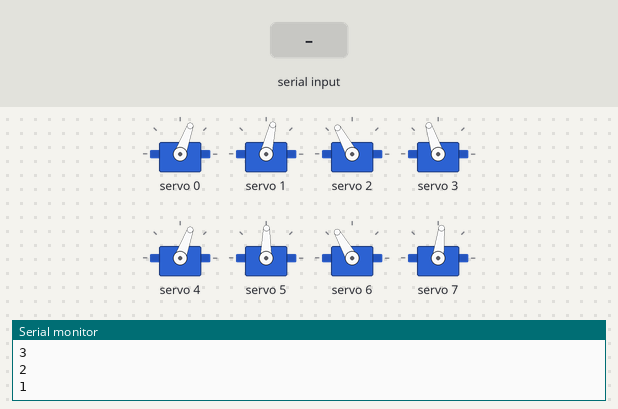
A sketch run on a simulated ESP32. On the bench: 8 × servo, the last lines printed to the serial monitor. The inputs (shaded band) are chosen by the test bench.

Above: at 12.2 s.
12.3 s: "2" received over Serial
At 13.24 s:
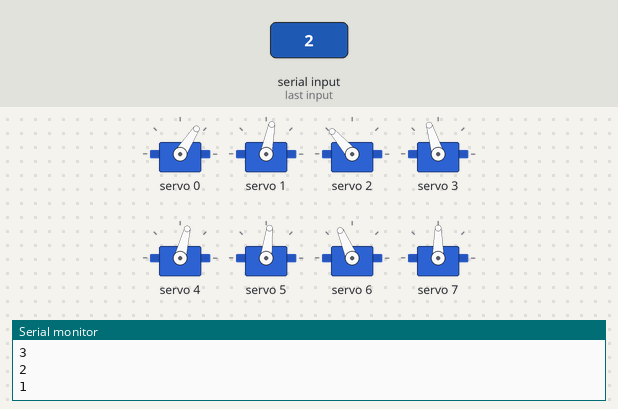
At 13.99 s:
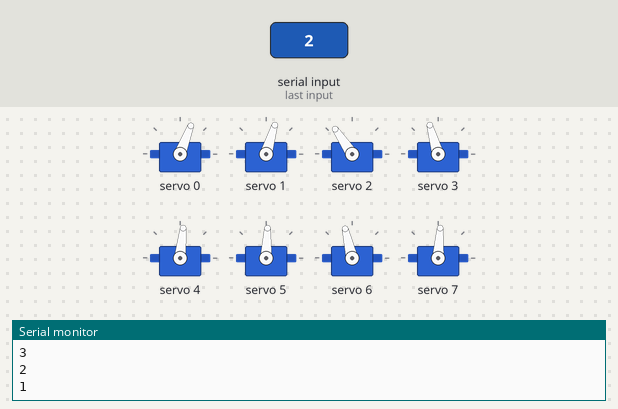
15.3 s: "1" received over Serial
18.3 s: "0" received over Serial
At 19.1 s:
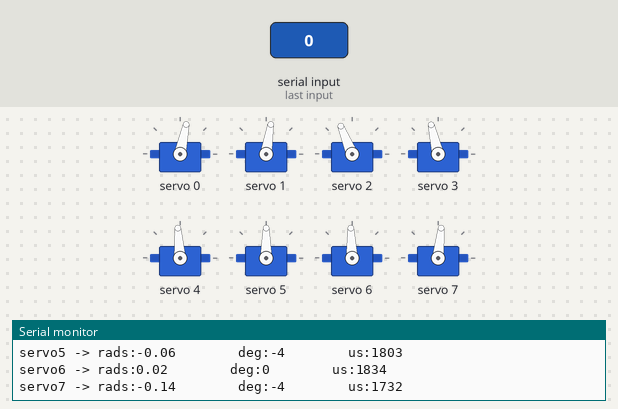
Timing chart, 0 to 21.3 s (numbered marks = the images above; inputs shaded):
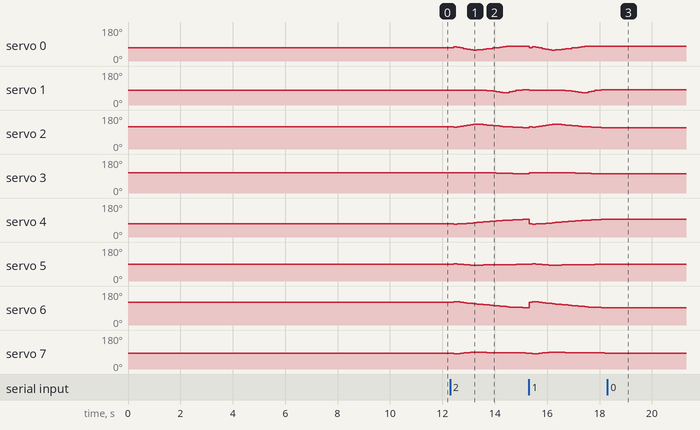

The sketch:

2D_SS_lift_46.ino
```cpp
// HOW TO:
// ------------------------------
// Serial input = 2 -> Steps through gait sequence once and stops at the end.
// Serial input = 1 -> Steps through gait sequence in a loop.
// Serial input = 0 -> Stops infinite loop at the node where it is at that moment

//Gait template
#include <Wire.h>
#include <Adafruit_PWMServoDriver.h>

Adafruit_PWMServoDriver pca9685 = Adafruit_PWMServoDriver();

#define SERVO_FREQ 300
#define SER0 0 //Hip 1
#define SER1 1 //Knee 1
#define SER2 2 //Hip 2
#define SER3 3 //Knee 2
#define SER4 4 //Hip 3
#define SER5 5 //Knee 3
#define SER6 6 //Hip 4
#define SER7 7 //Knee 4

// Insert servo angles here:
// For 3D gaits, these angles are obtained from linearisation.py
// For 2D gaits, these angles are obtained from 2D_trajectory_reader.py
float SS_servo0[] = {0.5703814 , 0.43664764, 0.5133834 , 0.59011915, 0.66685491, 0.74359066, 0.82032642, 0.8746577 , 0.85233143, 0.83000515, 0.79008631, 0.72141299, 0.66582874, 0.60914654, 0.54921742, 0.49036658, 0.44161721, 0.41302433, 0.39945841, 0.39617563, 0.40110653, 0.41342773, 0.4124395 , 0.39702305, 0.38924105, 0.38356665, 0.37761772, 0.36822278, 0.3587108 , 0.34919883, 0.33968685, 0.33017487, 0.31977248, 0.3056731 , 0.29157371, 0.27747433, 0.26336406, 0.251393  , 0.24445702, 0.24100157, 0.23494715, 0.22677573, 0.21720071, 0.20878302, 0.20216304, 0.19643261, 0.19398968, 0.19216669, 0.19860726, 0.19840356, 0.19819987, 0.1979343 , 0.19174473, 0.18555516, 0.18380046, 0.1862372 , 0.18674486, 0.18988462, 0.18999319, 0.187113  , 0.18820624, 0.1936934 , 0.20213017, 0.21499258, 0.22812898, 0.24126538, 0.25503077, 0.26899131, 0.28340827, 0.29979523, 0.31374638, 0.32695405, 0.33699289, 0.35220877, 0.37024269, 0.38830652, 0.40710644};
float SS_servo1[] = {0.24747556, 0.2655897 , 0.2551959 , 0.2448021 , 0.2344083 , 0.2240145 , 0.2136207 , 0.20959264, 0.22734519, 0.24509774, 0.27136678, 0.30206019, 0.31303061, 0.36084108, 0.43102857, 0.49791806, 0.53773229, 0.51113071, 0.4389788 , 0.34684858, 0.27714746, 0.20992138, 0.18147881, 0.17125622, 0.1518309 , 0.13023485, 0.10967868, 0.10339116, 0.09758821, 0.09178526, 0.08598231, 0.08017936, 0.07735124, 0.08687455, 0.09639786, 0.10592116, 0.11548397, 0.12195867, 0.11966998, 0.10994947, 0.10553367, 0.10508643, 0.10652059, 0.10659149, 0.10264344, 0.10359692, 0.10070188, 0.09662179, 0.0801544 , 0.07710314, 0.07405188, 0.07114666, 0.08222265, 0.09329865, 0.09796754, 0.09510805, 0.09719271, 0.09699201, 0.10203009, 0.11793866, 0.12623117, 0.12652589, 0.12206164, 0.11269189, 0.10687295, 0.10105402, 0.09989541, 0.09972303, 0.09853902, 0.100614  , 0.1101046 , 0.12453908, 0.14494531, 0.16396113, 0.1815443 , 0.19937464, 0.22328705};
float SS_servo2[] = {0.56291875, 0.43795801, 0.50965985, 0.58136169, 0.65306353, 0.72476537, 0.79646721, 0.84910227, 0.83649977, 0.82389726, 0.79715198, 0.74902447, 0.70442185, 0.66811215, 0.63376708, 0.59613072, 0.56304986, 0.53599317, 0.50881519, 0.48599901, 0.46420351, 0.44136159, 0.42409417, 0.40661336, 0.39009612, 0.3742557 , 0.35804535, 0.34821021, 0.33859158, 0.32897294, 0.3193543 , 0.30973567, 0.30018429, 0.29091217, 0.28164004, 0.27236792, 0.26307612, 0.25534036, 0.24688928, 0.23838439, 0.23125297, 0.22525391, 0.21965177, 0.20853287, 0.20190331, 0.1985069 , 0.19450939, 0.19060423, 0.17990133, 0.16277027, 0.14563921, 0.12845148, 0.10583913, 0.08322677, 0.06760294, 0.07126635, 0.088058  , 0.1112685 , 0.13802034, 0.1670396 , 0.19022032, 0.20423112, 0.21354945, 0.22380469, 0.2343482 , 0.24489171, 0.25697024, 0.26957275, 0.28330628, 0.30136074, 0.31976093, 0.33301059, 0.3429099 , 0.3579261 , 0.3757435 , 0.39358498, 0.41201884};
float SS_servo3[] = {0.26264174, 0.26499561, 0.26364497, 0.26229433, 0.2609437 , 0.25959306, 0.25824242, 0.25721604, 0.2572991 , 0.25738216, 0.25774377, 0.24454343, 0.23094295, 0.21311968, 0.19920584, 0.19599777, 0.1917381 , 0.1819968 , 0.17834397, 0.16974484, 0.1642428 , 0.16428376, 0.15671188, 0.15010536, 0.14877757, 0.14793357, 0.14825892, 0.14295453, 0.13745895, 0.13196336, 0.12646778, 0.1209722 , 0.1164879 , 0.1162024 , 0.1159169 , 0.11563139, 0.11540231, 0.1132207 , 0.11406287, 0.11475793, 0.11260541, 0.10776674, 0.10106869, 0.10681509, 0.10318778, 0.0993682 , 0.09969181, 0.10022428, 0.12976354, 0.18045138, 0.23113921, 0.28206912, 0.3561726 , 0.43027609, 0.48298442, 0.46062004, 0.38828484, 0.30364766, 0.21650428, 0.16082219, 0.12350008, 0.10627318, 0.10002279, 0.09603143, 0.09559967, 0.0951679 , 0.09751577, 0.10016206, 0.10046719, 0.09917203, 0.09946266, 0.11386713, 0.134554  , 0.15395061, 0.17196384, 0.19023649, 0.21489266};
float SS_servo4[] = { 0.57306518,  0.6345157 ,  0.5992557 ,  0.5639957 ,  0.5287357 ,  0.4934757 ,  0.4582157 ,  0.42406136,  0.39369006,  0.36331876,  0.33421659,  0.30315953,  0.26612223,  0.23008162,  0.19575901,  0.1643621 ,  0.13675323,  0.11174993,  0.08913479,  0.06758705,  0.05225158,  0.04041175,  0.02644958,  0.00754406, -0.01599784, -0.03644387, -0.05495694, -0.06815992, -0.08118257, -0.09420521, -0.10722786, -0.12025051, -0.13121297, -0.13362156, -0.13603016, -0.13843876, -0.14079563, -0.14586773, -0.15311225, -0.1629315 , -0.17094568, -0.17763156, -0.18342796, -0.18193898, -0.18613615, -0.1924997 , -0.20216922, -0.21192203, -0.21990197, -0.22219272, -0.22448347, -0.22671577, -0.22335226, -0.21998876, -0.21807859, -0.2180951 , -0.21328703, -0.20278617, -0.1849904 , -0.14644659, -0.10173614, -0.0523935 ,  0.00157889,  0.06289887,  0.1283266 ,  0.19375433,  0.26291674,  0.33283009,  0.40138448,  0.46433821,  0.52014863,  0.5660538 ,  0.59231919,  0.60004386,  0.60581474,  0.61140043,  0.61242918};
float SS_servo5[] = {-0.06376926, -0.13143124, -0.09260713, -0.05378303, -0.01495893,  0.02386518,  0.06268928,  0.0900003 ,  0.07791897,  0.06583763,  0.04457196,  0.017948  ,  0.0070897 ,  0.00348705,  0.00176002, -0.00351956, -0.01009823, -0.01654918, -0.02336707, -0.02916351, -0.04334709, -0.06199194, -0.07302298, -0.07377304, -0.05846346, -0.04798173, -0.04110064, -0.03845114, -0.03594533, -0.03343953, -0.03093372, -0.02842792, -0.02911063, -0.04303197, -0.05695331, -0.07087466, -0.08488675, -0.09219991, -0.09357308, -0.08994684, -0.09013021, -0.0934646 , -0.09966745, -0.11989147, -0.12888422, -0.1265785 , -0.11456253, -0.10234623, -0.08926612, -0.08802411, -0.08678209, -0.08564104, -0.09416568, -0.10269033, -0.10550785, -0.10331277, -0.11007119, -0.12539377, -0.156836  , -0.22690941, -0.3068747 , -0.38755296, -0.4704772 , -0.56072325, -0.64647032, -0.73221738, -0.80625889, -0.87597523, -0.92954751, -0.94616915, -0.93061635, -0.87604166, -0.74571011, -0.57866859, -0.43032213, -0.28447497, -0.20012836};
float SS_servo6[] = {0.58415083, 0.64866812, 0.61164843, 0.57462873, 0.53760904, 0.50058934, 0.46356965, 0.42745927, 0.39446015, 0.36146102, 0.33112799, 0.30358059, 0.27194213, 0.23770681, 0.20320516, 0.1693011 , 0.13697839, 0.10821371, 0.08598225, 0.06473339, 0.04454119, 0.02604545, 0.00967461, 0.00200676, 0.01824156, 0.0457173 , 0.07433575, 0.10544829, 0.13664553, 0.16784277, 0.19904   , 0.23023724, 0.26016179, 0.28480217, 0.30944255, 0.33408293, 0.3586534 , 0.37375934, 0.37920538, 0.37819662, 0.37097641, 0.36046662, 0.34774075, 0.32926964, 0.30639829, 0.30579856, 0.31238724, 0.3213788 , 0.333041  , 0.33601703, 0.33899305, 0.34194444, 0.34253716, 0.34312987, 0.34630261, 0.34900463, 0.34886259, 0.34659047, 0.34056323, 0.32828427, 0.31766844, 0.31504413, 0.31672506, 0.3217078 , 0.33131997, 0.34093213, 0.35652555, 0.37322497, 0.38686587, 0.4040922 , 0.4226028 , 0.44389133, 0.46306232, 0.48935604, 0.51856253, 0.54801465, 0.58351112};
float SS_servo7[] = {-0.0941159 , -0.16820074, -0.12569123, -0.08318172, -0.04067222,  0.00183729,  0.0443468 ,  0.07570879,  0.06892924,  0.06214969,  0.04338015,  0.00969594, -0.01205302, -0.01928735, -0.02065569, -0.02085614, -0.01789213, -0.01673793, -0.024346  , -0.03075935, -0.03505554, -0.04014863, -0.0462524 , -0.06991051, -0.13628942, -0.22390008, -0.3134873 , -0.37922225, -0.44414717, -0.50907209, -0.57399701, -0.63892193, -0.69404392, -0.70846432, -0.72288473, -0.73730513, -0.75141449, -0.72524289, -0.66454859, -0.58429394, -0.48900796, -0.38729631, -0.29207088, -0.20033014, -0.09974758, -0.10910391, -0.12993486, -0.15545861, -0.18176041, -0.19096537, -0.20017032, -0.20930799, -0.21200368, -0.21469937, -0.21987098, -0.22307604, -0.21974122, -0.20914859, -0.19208979, -0.15803302, -0.12670224, -0.11020725, -0.10104277, -0.09428686, -0.09289265, -0.09149844, -0.09628435, -0.10191383, -0.10141972, -0.10102269, -0.10090886, -0.10301587, -0.10177412, -0.10583732, -0.11145574, -0.11729306, -0.1285169 };

int node=0;
int first=0;
int input=0;
int end_time=0;
int time_step=120000;
int steps = sizeof(SS_servo0)/sizeof(SS_servo0[0]);
int one_print = 0;

// -------------------Joint configurations-------------------
int servo0=0;
int servo0_deg=0;
int servo1=0;
int servo1_deg=0;
int servo2=0;
int servo2_deg=0;
int servo3=0;
int servo3_deg=0;
int servo4=0;
int servo4_deg=0;
int servo5=0;
int servo5_deg=0;
int servo6=0;
int servo6_deg=0;
int servo7=0;
int servo7_deg=0;

void setup() {
  Serial.begin(115200);
  pca9685.begin();

  pca9685.setOscillatorFrequency(27000000); //Value between 24MHz and 27MHz, tuned for this setup
  pca9685.setPWMFreq(SERVO_FREQ);
  delay (1000);

  servo0_deg=SS_servo0[0]/3.14159265*180;
  servo0=map(servo0_deg,-38,90,2200,1030);
  servo1_deg=SS_servo1[0]/3.14159265*180;
  servo1=map(servo1_deg,-90,90,2600,950);
  servo2_deg=SS_servo2[0]/3.14159265*180;
  servo2=map(servo2_deg,-38,90,1510,2730);
  servo3_deg=SS_servo3[0]/3.14159265*180;
  servo3=map(servo3_deg,-90,90,1100,2700);
  servo4_deg=SS_servo4[0]/3.14159265*180;
  servo4=map(servo4_deg,-90,38,2700,1500);
  servo5_deg=SS_servo5[0]/3.14159265*180;
  servo5=map(servo5_deg,-90,90,2600,930);
  servo6_deg=SS_servo6[0]/3.14159265*180;
  servo6=map(servo6_deg,-90,38,850,2250);
  servo7_deg=SS_servo7[0]/3.14159265*180;
  servo7=map(servo7_deg,-90,90,920,2620);

  pca9685.setPWM(SER0,0,servo0);
  pca9685.setPWM(SER1,0,servo1);
  pca9685.setPWM(SER2,0,servo2);
  pca9685.setPWM(SER3,0,servo3);
  pca9685.setPWM(SER4,0,servo4);
  pca9685.setPWM(SER5,0,servo5);
  pca9685.setPWM(SER6,0,servo6);
  pca9685.setPWM(SER7,0,servo7);

  Serial.print("Node:");
  Serial.println(node);
  Serial.print("servo0 -> rads:");
  Serial.print(SS_servo0[node]);
  Serial.print("        deg:");
  Serial.print(servo0_deg);
  Serial.print("        us:");
  Serial.println(servo0);
  Serial.print("servo1 -> rads:");
  Serial.print(SS_servo1[node]);
  Serial.print("        deg:");
  Serial.print(servo1_deg);
  Serial.print("        us:");
  Serial.println(servo1);
  Serial.print("servo2 -> rads:");
  Serial.print(SS_servo2[node]);
  Serial.print("        deg:");
  Serial.print(servo2_deg);
  Serial.print("        us:");
  Serial.println(servo2);
  Serial.print("servo3 -> rads:");
  Serial.print(SS_servo3[node]);
  Serial.print("        deg:");
  Serial.print(servo3_deg);
  Serial.print("        us:");
  Serial.println(servo3);
  Serial.print("servo4 -> rads:");
  Serial.print(SS_servo4[node]);
  Serial.print("        deg:");
  Serial.print(servo4_deg);
  Serial.print("        us:");
  Serial.println(servo4);
  Serial.print("servo5 -> rads:");
  Serial.print(SS_servo5[node]);
  Serial.print("        deg:");
  Serial.print(servo5_deg);
  Serial.print("        us:");
  Serial.println(servo5);
  Serial.print("servo6 -> rads:");
  Serial.print(SS_servo6[node]);
  Serial.print("        deg:");
  Serial.print(servo6_deg);
  Serial.print("        us:");
  Serial.println(servo6);
  Serial.print("servo7 -> rads:");
  Serial.print(SS_servo7[node]);
  Serial.print("        deg:");
  Serial.print(servo7_deg);
  Serial.print("        us:");
  Serial.println(servo7);

  Serial.println("10");
  delay(1000);
  Serial.println("9");
  delay(1000);
  Serial.println("8");
  delay(1000);
  Serial.println("7");
  delay(1000);
  Serial.println("6");
  delay(1000);
  Serial.println("5");
  delay(1000);
  Serial.println("4");
  delay(1000);
  Serial.println("3");
  delay(1000);
  Serial.println("2");
  delay(1000);
  Serial.println("1");
  delay(1000);

}

void loop()
{
  if(Serial.available()>0)
  {
    first=Serial.read();
    if(first=='2')
    {
      input=2;
      node=0;
      one_print=1;
    }
    if(first=='1')
    {
      input=1;
      node=0;
      one_print=1;
    }
    if(first=='0')
    {
      input=0;
    }
  }
  if(input==1 or input==2)
  {
      if(esp_timer_get_time()>=end_time)
      {
        servo0_deg=SS_servo0[node]/3.14159265*180;
        servo0=map(servo0_deg,-38,90,2200,1030);
        servo1_deg=SS_servo1[node]/3.14159265*180;
        servo1=map(servo1_deg,-90,90,2600,950);
        servo2_deg=SS_servo2[node]/3.14159265*180;
        servo2=map(servo2_deg,-38,90,1510,2730);
        servo3_deg=SS_servo3[node]/3.14159265*180;
        servo3=map(servo3_deg,-90,90,1100,2700);
        servo4_deg=SS_servo4[node]/3.14159265*180;
        servo4=map(servo4_deg,-90,38,2700,1500);
        servo5_deg=SS_servo5[node]/3.14159265*180;
        servo5=map(servo5_deg,-90,90,2600,930);
        servo6_deg=SS_servo6[node]/3.14159265*180;
        servo6=map(servo6_deg,-90,38,850,2250);
        servo7_deg=SS_servo7[node]/3.14159265*180;
        servo7=map(servo7_deg,-90,90,920,2620);

        pca9685.setPWM(SER0,0,servo0);
        pca9685.setPWM(SER1,0,servo1);
        pca9685.setPWM(SER2,0,servo2);
        pca9685.setPWM(SER3,0,servo3);
        pca9685.setPWM(SER4,0,servo4);
        pca9685.setPWM(SER5,0,servo5);
        pca9685.setPWM(SER6,0,servo6);
        pca9685.setPWM(SER7,0,servo7);

        node+=1;
        if(node>=steps and input==1)
        {
          Serial.print("Input:");
          Serial.println(input);
          node=0;
        }
        if(node>=steps and input==2)
        {
          Serial.print("Input:");
          Serial.println(input);
          input=0;
        }
         end_time=esp_timer_get_time()+time_step;
      }
   }

  if(input == 0)
  {
        pca9685.setPWM(SER0,0,servo0);
        pca9685.setPWM(SER1,0,servo1);
        pca9685.setPWM(SER2,0,servo2);
        pca9685.setPWM(SER3,0,servo3);
        pca9685.setPWM(SER4,0,servo4);
        pca9685.setPWM(SER5,0,servo5);
        pca9685.setPWM(SER6,0,servo6);
        pca9685.setPWM(SER7,0,servo7);

        if(one_print==1)
        {
          Serial.print("Input:");
          Serial.println(input);
          Serial.print("Node:");
          Serial.println(node);
          Serial.print("servo0 -> rads:");
          Serial.print(SS_servo0[node]);
          Serial.print("        deg:");
          Serial.print(servo0_deg);
          Serial.print("        us:");
          Serial.println(servo0);
          Serial.print("servo1 -> rads:");
          Serial.print(SS_servo1[node]);
          Serial.print("        deg:");
          Serial.print(servo1_deg);
          Serial.print("        us:");
          Serial.println(servo1);
          Serial.print("servo2 -> rads:");
          Serial.print(SS_servo2[node]);
          Serial.print("        deg:");
          Serial.print(servo2_deg);
          Serial.print("        us:");
          Serial.println(servo2);
          Serial.print("servo3 -> rads:");
          Serial.print(SS_servo3[node]);
          Serial.print("        deg:");
          Serial.print(servo3_deg);
          Serial.print("        us:");
          Serial.println(servo3);
          Serial.print("servo4 -> rads:");
          Serial.print(SS_servo4[node]);
          Serial.print("        deg:");
          Serial.print(servo4_deg);
          Serial.print("        us:");
          Serial.println(servo4);
          Serial.print("servo5 -> rads:");
          Serial.print(SS_servo5[node]);
          Serial.print("        deg:");
          Serial.print(servo5_deg);
          Serial.print("        us:");
          Serial.println(servo5);
          Serial.print("servo6 -> rads:");
          Serial.print(SS_servo6[node]);
          Serial.print("        deg:");
          Serial.print(servo6_deg);
          Serial.print("        us:");
          Serial.println(servo6);
          Serial.print("servo7 -> rads:");
          Serial.print(SS_servo7[node]);
          Serial.print("        deg:");
          Serial.print(servo7_deg);
          Serial.print("        us:");
          Serial.println(servo7);
          one_print=0;
        }

  }
}
```

Measured:
- after the input at 12.3 s, servo 0: 70° → 75° after 0.13 s, → 73° 0.13 s later, → 70° 0.13 s later, → 66° 0.13 s later, … (20 changes in this stretch); servo 1: 77° → 78° after 0.51 s, → 79° 0.13 s later, → 78° 0.38 s later, → 77° 0.12 s later, … (15 changes in this stretch)
- after the input at 18.3 s, servo 0: stops changing and stays 78°; servo 1: stops changing and stays 81°; servo 2: stops changing and stays 112°; servo 3: stops changing and stays 103°; servo 4: stops changing and stays 94°
